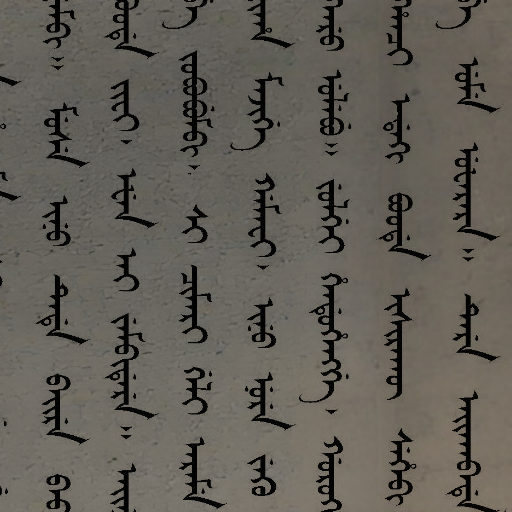
#> input picture examples/advanced_text_damage.png, 512 x 512 px; the run also reads 1 picture not shown here
$ python run_demo.py --clean examples/advanced_text_damage.png --background examples/fused.png
#> lines starting #> are read from the running program, lines starting #| are printed output that depends on the picture; after the words box and inside, x2 and y2 are one past the last pixel; in counts of white or black regions, pixels touching at a corner belong together
### src/text_degradations.py
# text_degradations.py

import cv2
import numpy as np
import random

def create_text_mask(clean_image, threshold=220):
    """
    Creates a binary mask of the text from a clean image.
    Assumes dark text on a light background.

    Args:
        clean_image (np.array): The original clean Manchu image.
        threshold (int): The grayscale value to separate text from background.

    Returns:
        np.array: A 2D binary mask where text is 255 (white) and background is 0 (black).
    """
    # Convert to grayscale
    gray = cv2.cvtColor(clean_image, cv2.COLOR_BGR2GRAY)

    # Invert the thresholding: we want text to be white (the "active" area)
    _, text_mask = cv2.threshold(gray, threshold, 255, cv2.THRESH_BINARY_INV)

    return text_mask

# 移除 apply_morphology
# def apply_morphology(image, text_mask):
#     """
#     Simulates ink bleeding (dilate) or fading (erode) on the text.
#     This effect is applied to the entire image but then masked to only affect text areas.
#
#     Args:
#         image (np.array): The fused image to apply degradation on.
#         text_mask (np.array): The mask identifying text regions.
#
#     Returns:
#         np.array: The image with morphological effects applied to the text.
#     """
#     # Create a random kernel
#     kernel_size = random.choice([2, 3])
#     kernel = cv2.getStructuringElement(cv2.MORPH_RECT, (kernel_size, kernel_size))
#
#     # Choose to either erode (fade) or dilate (bleed)
#     if random.random() < 0.5:
#         morphed_image = cv2.erode(image, kernel, iterations=1)
#     else:
#         morphed_image = cv2.dilate(image, kernel, iterations=1)
#
#     # Create a copy of the original image to preserve the background
#     output_image = image.copy()
#
#     # Use the text mask to copy the morphed text onto the output image
#     output_image[text_mask > 0] = morphed_image[text_mask > 0]
#
#     return output_image

# 移除 apply_text_blur
# def apply_text_blur(image, text_mask):
#     """
#     Applies Gaussian blur specifically to the text areas to simulate loss of sharpness.
#
#     Args:
#         image (np.array): The fused image.
#         text_mask (np.array): The mask identifying text regions.
#
#     Returns:
#         np.array: The image with blurred text.
#     """
#     # Get a random kernel size (must be an odd number)
#     kernel_size = random.choice([3, 5])
#
#     # Blur the entire image
#     blurred_image = cv2.GaussianBlur(image, (kernel_size, kernel_size), 0)
#
#     # Create a copy to preserve the background
#     output_image = image.copy()
#
#     # Use the text mask to copy the blurred text onto the output image
#     output_image[text_mask > 0] = blurred_image[text_mask > 0]
#
#     return output_image

def apply_pepper_noise_to_text(image, text_mask, background, amount=0.05):
    """
    Simulates ink flaking off by replacing random text pixels with the background.
    This is an "erasing" effect.

    Args:
        image (np.array): The fused image to apply degradation on.
        text_mask (np.array): The mask identifying text regions.
        background (np.array): The background texture patch to reveal.
        amount (float): The percentage of text pixels to erase.

    Returns:
        np.array: The image with parts of the text erased.
    """
    output_image = image.copy()

    # Find the coordinates of all text pixels
    text_coords = np.argwhere(text_mask > 0)

    # Determine the number of pixels to erase
    num_pixels_to_erase = int(len(text_coords) * amount)

    # Choose random indices to erase
    erase_indices = np.random.choice(len(text_coords), num_pixels_to_erase, replace=False)

    # Get the coordinates to erase
    erase_coords = text_coords[erase_indices]

    # Replace the pixels in the output image with pixels from the background
    # This uses advanced NumPy indexing for speed
    # erase_coords is a list of [row, col], so we need to transpose it for indexing
    rows, cols = erase_coords[:, 0], erase_coords[:, 1]
    output_image[rows, cols] = background[rows, cols]

    return output_image

### src/degradation_functions.py
# -*- coding: utf-8 -*-

# ============================================================================
# DEGRADATION FUNCTIONS LIBRARY
# This file contains all standalone degradation effect functions.
# Each function should take a numpy array (image) as input
# and return a numpy array (processed image).
# ============================================================================

import cv2
import numpy as np
import random

def apply_blur(image):
    """Applies a random Gaussian blur to the image."""
    kernel_size = random.choice([3, 5, 7, 9])
    return cv2.GaussianBlur(image, (kernel_size, kernel_size), 0)

# [6 lines of commented-out code are left out]

def apply_jpeg_artifacts(image):
    """Adds JPEG compression artifacts."""
    quality = random.randint(40, 85)
    result, encoded_image = cv2.imencode('.jpg', image, [cv2.IMWRITE_JPEG_QUALITY, quality])
    if result:
        decoded_image = cv2.imdecode(encoded_image, cv2.IMREAD_COLOR)
        return decoded_image
    return image # Return original if encoding fails

def apply_random_brightness_contrast(image):
    """Adjusts brightness and contrast randomly."""
    alpha = 1.0 + random.uniform(-0.3, 0.3)  # Contrast control
    beta = random.randint(-20, 20)          # Brightness control
    adjusted = cv2.convertScaleAbs(image, alpha=alpha, beta=beta)
    return adjusted

# --- Add more degradation functions below ---
# def apply_pepper_noise(...)
# def ...

### src/advanced_text_damage.py
import os
import datetime
import numpy as np
from PIL import Image
from opensimplex import OpenSimplex # 你可能需要安装这个库：pip install opensimplex
import random
import cv2 # 用于图像处理，特别是转换为OpenCV格式

# --- 核心生成函数 (回归到最成功的版本) ---

# [35 lines left out: functions fractal_noise, create_sprawling_gradient, not called in this run]

def generate_damage_mask_pil(width=512, height=512, seed=None, recipe='classic'):
    """
    主生成函数，现在支持多种“配方”(recipe)。
    返回 PIL Image 格式的蒙版。
    """
    if seed is None:
        seed = random.randint(0, 10000)

    # --- 参数配方区 ---
    # 您可以在这里定义或修改不同的风格
    if recipe == 'classic':
        # 我们之前最成功的版本，平衡了细节和延伸
        p = {
            'shape_scale': 150.0, 'shape_octaves': 6, 'threshold': 0.5,
            'dist_strength': 130.0, 'dist_scale': 250.0, 'power': 1.5
        }
    elif recipe == 'compact_blot':
        # 更接近第二版原始效果，紧凑，细节丰富，延伸较少
        p = {
            'shape_scale': 120.0, 'shape_octaves': 7, 'threshold': 0.55,
            'dist_strength': 80.0, 'dist_scale': 300.0, 'power': 2.0
        }
    elif recipe == 'aggressive_spread':
        # 更加奔放，延伸出更多细长的触手
        p = {
            'shape_scale': 180.0, 'shape_octaves': 5, 'threshold': 0.45,
            'dist_strength': 200.0, 'dist_scale': 200.0, 'power': 1.2
        }
    else: # 默认使用经典配方
        p = {
            'shape_scale': 150.0, 'shape_octaves': 6, 'threshold': 0.5,
            'dist_strength': 130.0, 'dist_scale': 250.0, 'power': 1.5
        }

    simplex_shape = OpenSimplex(seed=seed)
    simplex_gradient = OpenSimplex(seed=seed + 1)

    world = np.zeros((height, width))
    for i in range(height):
        for j in range(width):
            world[i][j] = fractal_noise(simplex_shape, i / p['shape_scale'], j / p['shape_scale'], p['shape_octaves'], 0.5, 2.0)
    world = (world + 1) / 2 # 归一化到 [0, 1]

    gradient = create_sprawling_gradient(width, height, simplex_gradient,
                                         p['dist_strength'], p['dist_scale'], p['power'])

    final_world = world * gradient
    mask_data = np.where(final_world > p['threshold'], 0, 255).astype(np.uint8) # 0 for damage, 255 for no damage
    mask_image = Image.fromarray(mask_data, 'L')
    return mask_image

def apply_advanced_text_damage(image, text_mask, background_patch, damage_recipe='classic', damage_intensity=0.15):
    """
    将高级文字破坏蒙版应用于图像。
    这个函数会生成一个不规则的“墨迹破坏”蒙版，然后用背景替换掉文字区域被蒙版覆盖的部分。

    Args:
        image (np.array): 当前的退化图像 (BGR)。
        text_mask (np.array): 文本的二值蒙版 (单通道，255为文本，0为背景)。
        background_patch (np.array): 背景图像块 (BGR)。
        damage_recipe (str): 损伤生成配方 ('classic', 'compact_blot', 'aggressive_spread')。
        damage_intensity (float): 破坏蒙版叠加到文字蒙版时的强度 (0到1之间)。

    Returns:
        np.array: 应用了高级文字破坏的图像。
    """
    output_image = image.copy()
    h, w = image.shape[:2]

    # 生成一个墨迹破坏蒙版 (PIL Image)
    pil_damage_mask = generate_damage_mask_pil(width=w, height=h, recipe=damage_recipe)

    # 转换为 OpenCV 格式的 numpy 数组
    damage_mask = np.array(pil_damage_mask)

    # damage_mask 是 0 (破坏) 和 255 (非破坏)，我们希望它反过来表示破坏区域
    # 或者，我们直接将其用作一个“擦除”的强度蒙版
    # 将其归一化到 0-1
    damage_mask_float = damage_mask.astype(np.float32) / 255.0

    # 根据 damage_intensity 调整破坏蒙版，并与文本蒙版结合
    # 这里的逻辑是：文字蒙版是255，表示文字存在；damage_mask_float是0表示破坏
    # 我们希望在文字存在且damage_mask_float为0的地方进行替换

    # 将 text_mask 归一化到 0-1 (0为背景，1为文字)
    text_mask_float = text_mask.astype(np.float32) / 255.0

    # 组合蒙版：只有在文本区域且破坏蒙版强度足够的地方才进行破坏
    # 如果 damage_mask_float 越接近 0 (即原始 damage_mask 越接近 255)，破坏越少
    # 如果 damage_mask_float 越接近 1 (即原始 damage_mask 越接近 0)，破坏越多
    # 我们需要的是 damage_mask 中 0 的部分来表示破坏
    # 因此，我们取 (1 - damage_mask_float) 来表示“破坏强度”
    final_damage_area = text_mask_float * (1.0 - damage_mask_float)

    # 使用随机阈值来决定最终的破坏区域，引入随机性
    # 只有当 `final_damage_area` 达到一定强度才认为是一个破坏点
    random_threshold = random.uniform(0.01, damage_intensity) # 引入随机强度
    final_damage_binary_mask = (final_damage_area > random_threshold).astype(np.uint8) * 255

    # 找到所有需要破坏的像素坐标
    damage_coords = np.argwhere(final_damage_binary_mask > 0)

    # 用背景像素替换
    if len(damage_coords) > 0:
        rows, cols = damage_coords[:, 0], damage_coords[:, 1]
        output_image[rows, cols] = background_patch[rows, cols]

    return output_image


# [23 lines that do not run on import are left out]

### run_demo.py
from __future__ import annotations

import argparse
import random
import sys
from pathlib import Path

import cv2
import numpy as np

ROOT = Path(__file__).resolve().parent
SRC_DIR = ROOT / "src"
if str(SRC_DIR) not in sys.path:
    sys.path.insert(0, str(SRC_DIR))

from degradation_functions import apply_blur, apply_jpeg_artifacts, apply_random_brightness_contrast
from text_degradations import create_text_mask, apply_pepper_noise_to_text
from advanced_text_damage import apply_advanced_text_damage


def load_bgr_image(path: Path) -> np.ndarray:
    image = cv2.imread(str(path))
#> image is the input picture: shape (512, 512, 3); mean B, G, R 86.4, 93.8, 97.8
    if image is None:
        raise FileNotFoundError(f"Failed to read image: {path}")
    return image


def center_crop_or_resize(image: np.ndarray, size: int) -> np.ndarray:
#> called with size = 512
    height, width = image.shape[:2]
#> height = 512; width = 512
    if min(height, width) < size:
        scale = size / min(height, width)
        image = cv2.resize(image, (int(width * scale), int(height * scale)), interpolation=cv2.INTER_CUBIC)
        height, width = image.shape[:2]
    top = max(0, (height - size) // 2)
#> top = 0
    left = max(0, (width - size) // 2)
#> left = 0
    return image[top : top + size, left : left + size]


def fuse_foreground_with_background(foreground: np.ndarray, background: np.ndarray) -> np.ndarray:
    foreground_float = foreground.astype(np.float32) / 255.0
    background_float = background.astype(np.float32) / 255.0
    fused = foreground_float * background_float
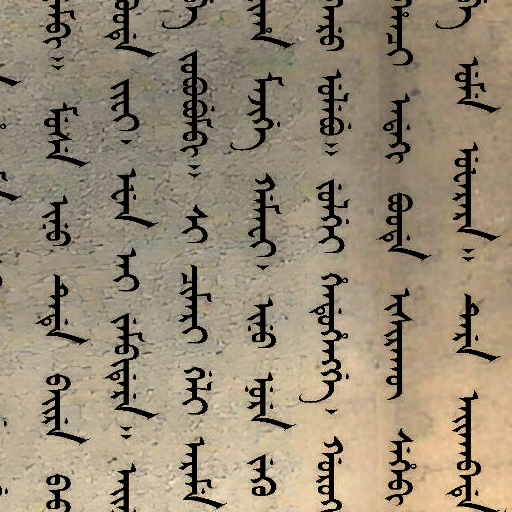
#> fused: shape (512, 512, 3) float32; mean B, G, R 0.125, 0.148, 0.161; drawn with min black and max white
    return np.clip(fused * 255.0, 0, 255).astype(np.uint8)
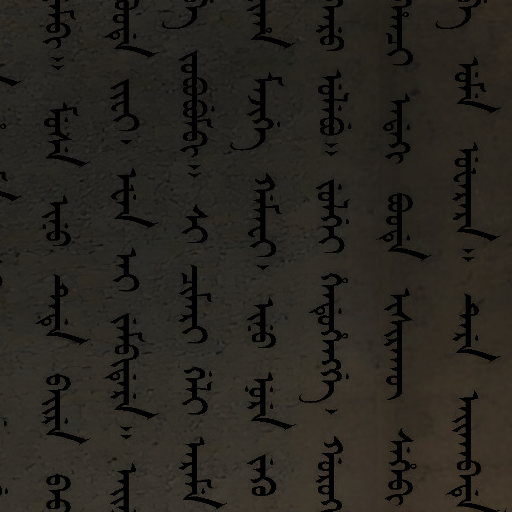
#> returned value: shape (512, 512, 3); mean of channels 0, 1, 2 31.5, 37.3, 40.6; drawn as B, G, R


def build_demo_variants(clean_image: np.ndarray, background_patch: np.ndarray) -> dict[str, np.ndarray]:
    fused = fuse_foreground_with_background(clean_image, background_patch)
    text_mask = create_text_mask(clean_image)
#> in create_text_mask, `_, text_mask = cv2.threshold(gray, threshold, 255, cv2.THRESH_BINARY_I..`: text_mask: shape (512, 512); every value is 255

    variants: dict[str, np.ndarray] = {
        "fused": fused,
        "blur": apply_blur(fused.copy()),
        "jpeg_artifacts": apply_jpeg_artifacts(fused.copy()),
        "brightness_contrast": apply_random_brightness_contrast(fused.copy()),
        "pepper_text_dropout": apply_pepper_noise_to_text(
            fused.copy(),
            text_mask,
            background_patch,
            amount=0.08,
        ),
        "advanced_text_damage": apply_advanced_text_damage(
            fused.copy(),
            text_mask,
            background_patch,
            damage_recipe=random.choice(["classic", "compact_blot", "aggressive_spread"]),
            damage_intensity=0.25,
        ),
    }
#> in apply_jpeg_artifacts, `quality = random.randint(40, 85)`: quality = 66
#> in apply_random_brightness_contrast, `alpha = 1.0 + random.uniform(-0.3, 0.3)`: alpha = 0.724
#> in apply_pepper_noise_to_text, `text_coords = np.argwhere(text_mask > 0)`: text_coords = 262144 pairs, first value 0 to 511, second value 0 to 511
#> in apply_pepper_noise_to_text, `num_pixels_to_erase = int(len(text_coords) * amount)`: num_pixels_to_erase = 20971
#> in apply_pepper_noise_to_text, `erase_coords = text_coords[erase_indices]`: erase_coords = 20971 pairs, first value 0 to 511, second value 0 to 511
#> in apply_pepper_noise_to_text, `output_image[rows, cols] = background[rows, cols]`:
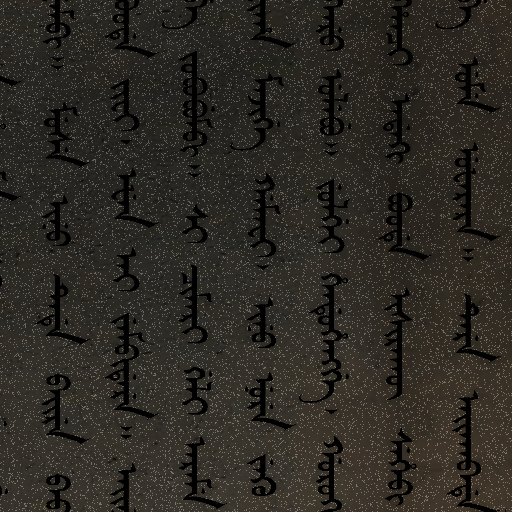
#> output_image: shape (512, 512, 3); 7.79% of pixels changed, all inside (x1, y1, x2, y2) = (0, 0, 512, 512); drawn as B, G, R
    return variants


def parse_args() -> argparse.Namespace:
    parser = argparse.ArgumentParser(description="Generate a few Manchu degradation examples from one clean text image.")
    parser.add_argument("--clean", type=Path, required=True, help="Path to a clean text image.")
    parser.add_argument("--background", type=Path, required=True, help="Path to a paper/background texture image.")
    parser.add_argument("--size", type=int, default=512, help="Output crop size.")
    parser.add_argument("--output", type=Path, default=ROOT / "demo_output", help="Directory for generated images.")
    return parser.parse_args()


def main() -> int:
    args = parse_args()
    output_dir: Path = args.output
    output_dir.mkdir(parents=True, exist_ok=True)

    clean_image = center_crop_or_resize(load_bgr_image(args.clean), args.size)
    background_patch = center_crop_or_resize(load_bgr_image(args.background), args.size)

    variants = build_demo_variants(clean_image, background_patch)
    cv2.imwrite(str(output_dir / "clean.png"), clean_image)
    cv2.imwrite(str(output_dir / "background.png"), background_patch)

    for name, image in variants.items():
        cv2.imwrite(str(output_dir / f"{name}.png"), image)

    print(f"Saved {len(variants)} degraded variants to: {output_dir}")
    return 0


if __name__ == "__main__":
#> (the run stopped early here; a loop or call above may not have finished)
